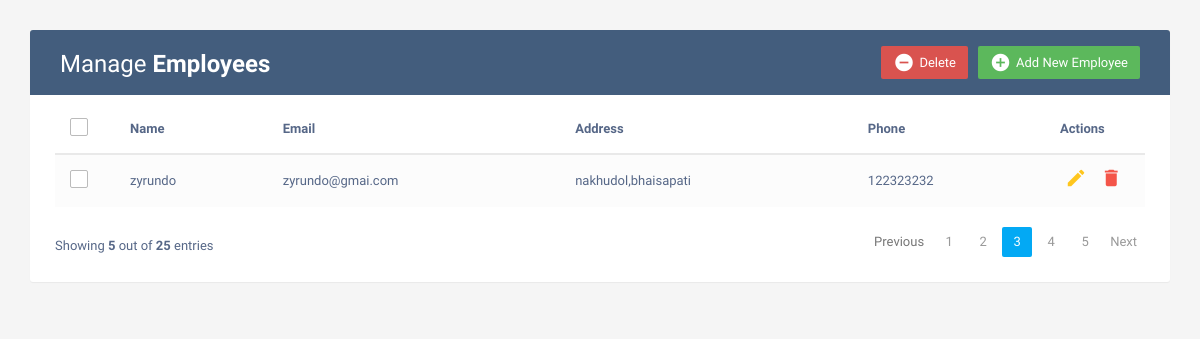
/, run on an earlier commit of the app's database.
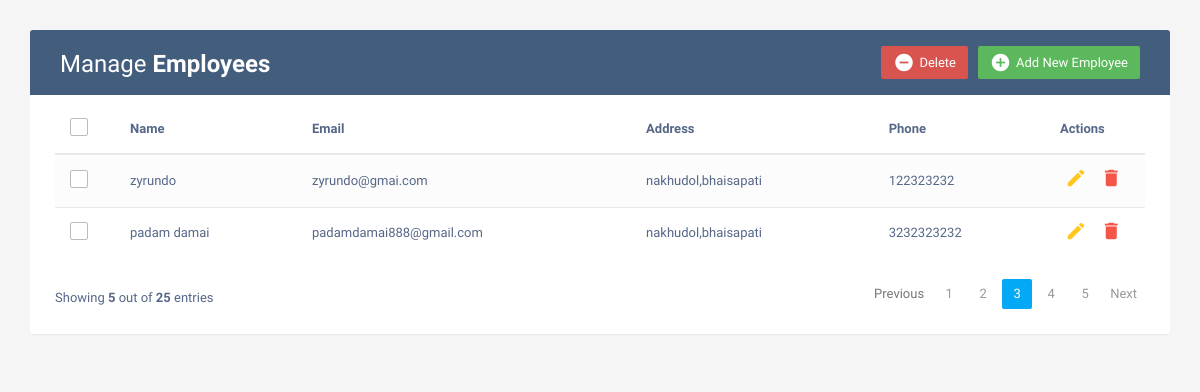
And on a later commit of the database.
### base/models.py (models this page shows, shortened)
class Employees(models.Model):
    name = models.CharField(max_length=200)
    email = models.EmailField(max_length=180)
    address = models.TextField()
    phone = models.IntegerField()

### base/views.py (the view)
# urls.py: path('', views.home,name="home"),
def home(request):
    employ = Employees.objects.all()
    context = {
        'emp':employ,
    }
    return render(request,'base/home.html',context)

### base/templates/base/home.html (shortened to what this page needs)
{% extends 'main.html' %}
{% block content %}
    <div class="container">
        <div class="table-wrapper">
            <div class="table-title">
                <div class="row">
                    <div class="col-sm-6">
						<h2>Manage <b>Employees</b></h2>
					</div>
					<div class="col-sm-6">
						<a href="#addEmployeeModal" class="btn btn-success" data-toggle="modal"><i class="material-icons">&#xE147;</i> <span>Add New Employee</span></a>
						<a href="#deleteEmployeeModal" class="btn btn-danger" data-toggle="modal"><i class="material-icons">&#xE15C;</i> <span>Delete</span></a>
					</div>
                </div>
            </div>
            <table class="table table-striped table-hover">
                <thead>
                    <tr>
						<th>
							<span class="custom-checkbox">
								<label for="selectAll"></label>
							</span>
						</th>
                        <th>Name</th>
                        <th>Email</th>
						<th>Address</th>
                        <th>Phone</th>
                        <th>Actions</th>
                    </tr>
                </thead>
                <tbody>
                    {% for employ in emp %}
                    <tr>
						<td>
							<span class="custom-checkbox">
								<label for="checkbox1"></label>
							</span>
						</td>
                        <td>{{employ.name}}</td>
                        <td>{{employ.email}}</td>
						<td>{{employ.address}}</td>
                        <td>{{employ.phone}}</td>
                        <td>
                            <a href="#editEmployeeModal-{{forloop.counter}}" class="edit" data-toggle="modal"><i class="material-icons" data-toggle="tooltip" title="Edit">&#xE254;</i></a>
                            <a href="#deleteEmployeeModal-{{forloop.counter}}" class="delete" data-toggle="modal"><i class="material-icons" data-toggle="tooltip" title="Delete">&#xE872;</i></a>
                        </td>
                    </tr>
                    {% endfor %}
                </tbody>
            </table>
			<div class="clearfix">
                <div class="hint-text">Showing <b>5</b> out of <b>25</b> entries</div>
                <ul class="pagination">
                    <li class="page-item disabled"><a href="#">Previous</a></li>
                    <li class="page-item"><a href="#" class="page-link">1</a></li>
                    <li class="page-item"><a href="#" class="page-link">2</a></li>
                    <li class="page-item active"><a href="#" class="page-link">3</a></li>
                    <li class="page-item"><a href="#" class="page-link">4</a></li>
                    <li class="page-item"><a href="#" class="page-link">5</a></li>
                    <li class="page-item"><a href="#" class="page-link">Next</a></li>
                </ul>
            </div>
        </div>
    </div>
    {% endblock content %}

What changed in the data, as far as the page shows it:
added Employees: name "padam damai", email "padamdamai888@gmail.com", address "nakhudol,bhaisapati", phone "3232323232"
